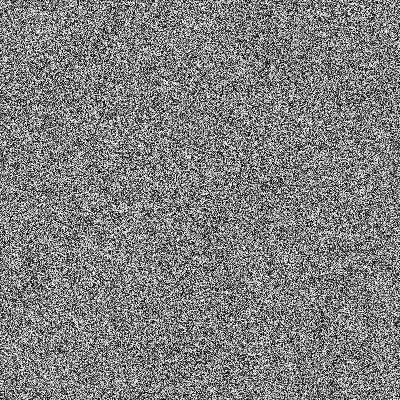
Frame 1 (no input)
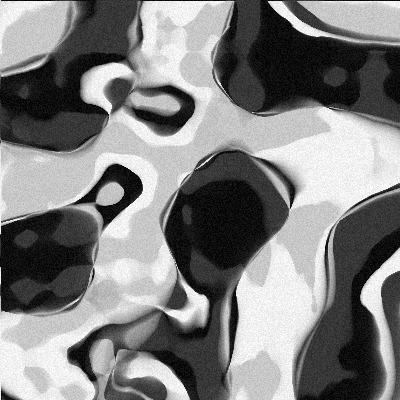
Frame 60 (the mouse pressed at the canvas centre just before this capture)
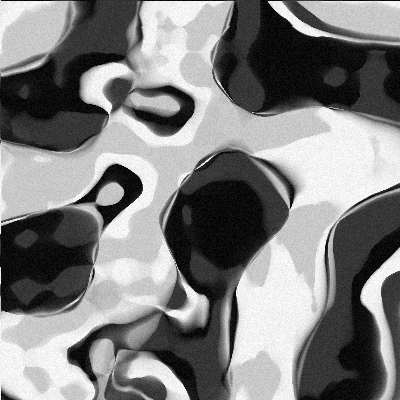
Frame 120 (the mouse held since frame 60 and released just before this capture)

The Processing sketch that drew these frames (run headless with seeded random() and noise(); from frame 60 on, the mouse is pressed at the canvas centre):

// Processing sketch: MultiTuringPatterns2
// ── MultiTuringPatterns2.pde
/*

MULTI-SCALE TURING PATTERSNS
[Cyclic Symmetric Multi-Scale Turing Patterns]

A different way of combining Turing patterns of multiple scales (rather than simply 
adding them together)is to switch between Turing instabilities of different scales 
at different time steps. In figure 7 below, for each pixel and at each time step 
a decision about what scale Turing instability to deploy is made based on
the amount of variation in the image around the pixel at that scale. 

The Turing instability of the scale withthe least variation “wins” and “fires”, 
increasing slightly the variation at that scale. The resulting image
has variation at multiple scales in a fractal-like manner, and strangely resembles 
an electron microscope image. 

Lighter areas appear raised, and darker areas recessed. The 3D shading effect is 
an accident of the purely 2D algorithm.

In figures 8 to 12 below a cyclic symmetry is imposed by averaging the concentrations 
of "activator" and “inhibitor” at each point with its counterpart points 

at 1/n, 2/n... (n-1) / n times 2π radians around the circle. 

There is an interesting juxtaposition of a strict symmetry and a complex organic 
looking surface.

The images are somewhat reminiscent of electron microscope pictures 
of diatoms.


REFERENCES:
see TuringPatterns sketch from previous week
http://www.jonathanmccabe.com/Cyclic_Symmetric_Multi-Scale_Turing_Patterns.pdf

@author Vladimir V KUCHINOV
@email  helloworld@vkuchinov.co.uk

*/

import java.util.Arrays;
import java.util.Random;

Multiscale pattern;
int count = 0;
int n = 400;
Random seed = new Random(1234567);

void setup(){
  
   size(400, 400); 

   pattern = new Multiscale(
     
       1, 
       new ArrayList<Turing>(
 
           Arrays.asList(
         
               new Turing(new PVector(50, 50), new PVector(100, 100), 1, 0.025),
               new Turing(new PVector(25, 25), new PVector(50, 50), 1, 0.04)
               //new Turing(new PVector(5, 5), new PVector(10, 10), 1, 0.03)
               //new Turing(new PVector(2, 2), new PVector(5, 5), 1, 0.02)
               //new Turing(new PVector(1, 1), new PVector(2, 2), 1, 0.01)
         
           )
       )
       
   );

}

void draw(){
 
    if(count < 64) pattern.next();
    pattern.draw();
    count++;
    
}

// ── MultiscaleTuring.pde
class Multiscale{
  
    float[][] F, buffer;
    int resolution;
    ArrayList<Turing> patterns;
    
    Multiscale(int resolution_, ArrayList<Turing> patterns_){
      
        patterns = patterns_;
        resolution = resolution_;
        
        F = new float[n][n];
        buffer = new float[n][n];
        
        for(int i = 0; i < n; i++){
          for(int j = 0; j < n; j++){
            
              F[i][j] = -1.0 + seed.nextFloat() * 2.0;
              buffer[i][j] = 0.0;
            
          }
        }
   
    }
    
    void next(){

        for(Turing p : patterns) { p.next(F, buffer); }
        update();

    }
    
    void update(){
      
        PVector minmax =  new PVector(10.0, -10.0);

        for (int i = 0; i < n; i++) {
            for (int j = 0; j < n; j++) {
              
                float bestVariation = patterns.get(0).variations[i][j];
                int bestLevel = 0;
        
                for (int k = 1; k < patterns.size(); k++) {
        
                   if ((patterns.get(k).variations[i][j] < bestVariation)) {
                     
                     bestLevel = k; 
                     bestVariation = patterns.get(k).variations[i][j];
        
                    }
                }
                
            if (patterns.get(bestLevel).activator[i][j] > patterns.get(bestLevel).inhibitor[i][j]) {
        
                F[i][j] += patterns.get(bestLevel).step; 
                
            }
            else {
              
                F[i][j] -= patterns.get(bestLevel).step; 
                
            }
            
            minmax.y = max(minmax.y, F[i][j]);
            minmax.x = min(minmax.x, F[i][j]);
            
          }
        }
        
        float range= 0.5 * (minmax.y - minmax.x);
        
        for (int i=0 ; i < n; i++) {
            for (int j = 0; j < n; j++) { F[i][j]= (F[i][j]-minmax.x) / range - 1; }
        }
      
    }
    
    void draw(){
      
      noStroke();
       
     for(int i = 0; i < F.length; i++){
         for(int j = 0; j < F[0].length; j++){  

             int c = (int)map(F[i][j], -1.0, 1.0, 0, 255);
             fill(color(c, c, c));

             rect(i * resolution, j * resolution, resolution, resolution);
           
         }
     }
      
   }

}

// ── Turing.pde
class Turing{
  
    float[][] activator, inhibitor, variations;
    PVector activatorRadius, inhibitorRadius;
    int variationSamplingRadius;
    float step;
    
    Turing(PVector activatorR_, PVector inhibitorR_, int vsr_, float s_){
 
      activatorRadius = new PVector(activatorR_.x, activatorR_.y);
      inhibitorRadius = new PVector(inhibitorR_.x, inhibitorR_.y);
      activator = new float[n][n];
      inhibitor = new float[n][n];
      variations = new float[n][n];
      
      for(int i = 0; i < n; i++){
          for(int j = 0; j < n; j++){
            
              activator[i][j] = 0.0;
              inhibitor[i][j] = 0.0;
              variations[i][j] = 0.0;
            
          }
      }
      variationSamplingRadius= vsr_;
      step = s_;
      
    }
    
    void next(float[][] F_, float[][] buffer_) {
    
        diffuse(F_, buffer_);
        sampleVariation(buffer_);
  
    }
    
    void diffuse(float[][] F_, float[][] buffer_) {
      
        blur(F_, activator, buffer_, activatorRadius.x, activatorRadius.y);
        blur(F_, inhibitor, buffer_, inhibitorRadius.x, inhibitorRadius.y);
  
    }
    
    void sampleVariation(float[][] buffer_) {
       
        conv(activator, inhibitor, variations, buffer_, variationSamplingRadius);
  
    }

    void blur(float[][] in_, float[][] out_, float[][] buffer_, float radiusX_, float radiusY_) {
      
        hBlur(in_, buffer_, radiusX_);
        vBlur(buffer_, out_, radiusY_);
    
    }
    
    void hBlur (float[][] in_, float[][] out_, float radius_) {
      
        int radius = (int)radius_;
        
        for (int j = 0; j < n; ++j) {
          
            float total = 0;
            for (int di = -radius; di <= radius - 1; di++) { total += (di >= 0) ? in_[di][j] : 0; }
            out_[0][j] = total / (radius * 2 + 1);
            
            for (int i = 1; i < n; i++) {
              
                total -= (i - radius - 1 >= 0) ? in_[i - radius - 1][j] : 0;
                total += (i + radius < n) ? in_[i + radius][j] : 0;
                out_[i][j] = total / (radius * 2 + 1);
            
            }
        }
        
    }
    
    void vBlur (float[][] in_, float[][] out_, float radius_) {
      
        int radius = (int)radius_;
        
        for (int i = 0; i < n; ++i) {
          
            float total = 0;
            for (int dj = -radius; dj <= radius; dj++) {total += (dj >= 0) ? in_[i][dj] : 0; }
            out_[0][i] = total / (radius * 2 + 1);
            
            for (int j = 1; j < n; j++) {
              
                 total -= (j - radius - 1 >= 0) ? in_[i][j - radius - 1] : 0;
                 total += (j + radius < n) ? in_[i][j + radius] : 0;
                 out_[i][j] = total / (radius * 2 + 1);
            
            }
        }
        
    }
    
    void conv(float[][] in0_, float[][] in1_, float[][] out_, float[][] buffer_, float radius_) {
      
        int radius = (int)radius_;
        
        hLine(in0_, in1_, buffer_, radius);
        vLine(in0_, in1_, out_, radius);
        
          for (int i = 0; i < n; i++) {
              for (int j = 0;j < n; j++) { out_[i][j]+= buffer_[i][j]; }
          }
        
    }
    
    void hLine(float[][] in0_, float[][] in1_, float[][] out_, float radius_) {
      
        int radius = (int)radius_;
         
        for (int j = 0; j < n; ++j) {
          
            float total = 0;
            
            for (int di = -radius; di <= radius; di++) {
              
                total += (di >= 0) ? abs(in0_[di][j]- in1_[di][j]) : 0;
                
            }
            
            out_[0][j] = total / (radius * 2 + 1);
            
            for (int i = 1; i < n; i++) {
              
              total -= (i - radius - 1 >=0 ) ? abs(in0_[i - radius - 1][j] - in1_[i - radius - 1][j]) : 0;
              total += (i + radius < n) ? abs(in0_[i + radius][j] - in1_[i + radius][j]):0;
              out_[i][j] = total / (radius * 2 + 1);
              
              }
        }
        
    }

    void vLine(float[][] in0_, float[][] in1_, float[][] out_, float radius_) {
      
        int radius = (int)radius_;
        
        for (int i = 0; i < n; ++i) {
          
        float total = 0;
        
            for (int dj = -radius; dj <= radius; dj++) {
                
              total += (dj >= 0) ? abs(in0_[i][dj] - in1_[i][dj]) : 0;
              
            }
            
            out_[i][0] = total / (radius * 2 + 1);
            
            for (int j = 1; j < n; j++) {
              
                total -= (j - radius - 1 >=0 ) ? abs(in0_[i][j - radius - 1] - in1_[i][j - radius - 1]) : 0;
                total += (j + radius < n) ? abs(in0_[i][j + radius] - in1_[i][j + radius]) : 0;
                out_[i][j] = total / (radius * 2 + 1);
            
            }
        }
  }
  
}
